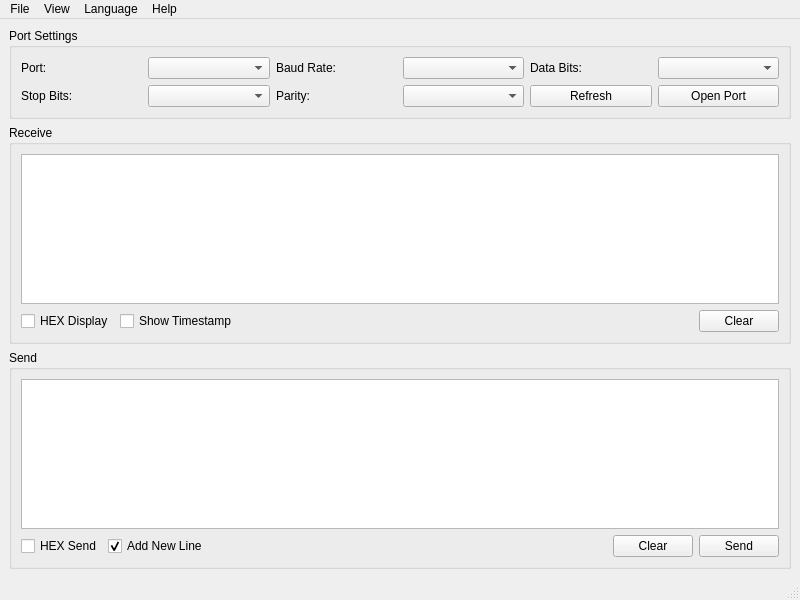
<?xml version="1.0" encoding="UTF-8"?>
<ui version="4.0">
 <class>MainWindow</class>
 <widget class="QMainWindow" name="MainWindow">
  <property name="geometry">
   <rect>
    <x>0</x>
    <y>0</y>
    <width>800</width>
    <height>600</height>
   </rect>
  </property>
  <property name="windowTitle">
   <string>Serial Port Debugger</string>
  </property>
  <widget class="QWidget" name="centralwidget">
   <layout class="QVBoxLayout" name="verticalLayout">
    <item>
     <widget class="QGroupBox" name="groupBox">
      <property name="title">
       <string>Port Settings</string>
      </property>
      <layout class="QGridLayout" name="gridLayout">
       <item row="0" column="0">
        <widget class="QLabel" name="label">
         <property name="text">
          <string>Port:</string>
         </property>
        </widget>
       </item>
       <item row="0" column="1">
        <widget class="QComboBox" name="portCombo">
         <property name="minimumWidth">
          <number>150</number>
         </property>
        </widget>
       </item>
       <item row="0" column="2">
        <widget class="QLabel" name="label_2">
         <property name="text">
          <string>Baud Rate:</string>
         </property>
        </widget>
       </item>
       <item row="0" column="3">
        <widget class="QComboBox" name="baudRateCombo"/>
       </item>
       <item row="0" column="4">
        <widget class="QLabel" name="label_3">
         <property name="text">
          <string>Data Bits:</string>
         </property>
        </widget>
       </item>
       <item row="0" column="5">
        <widget class="QComboBox" name="dataBitsCombo"/>
       </item>
       <item row="1" column="0">
        <widget class="QLabel" name="label_4">
         <property name="text">
          <string>Stop Bits:</string>
         </property>
        </widget>
       </item>
       <item row="1" column="1">
        <widget class="QComboBox" name="stopBitsCombo"/>
       </item>
       <item row="1" column="2">
        <widget class="QLabel" name="label_5">
         <property name="text">
          <string>Parity:</string>
         </property>
        </widget>
       </item>
       <item row="1" column="3">
        <widget class="QComboBox" name="parityCombo"/>
       </item>
       <item row="1" column="4" colspan="1">
        <widget class="QPushButton" name="refreshButton">
         <property name="text">
          <string>Refresh</string>
         </property>
        </widget>
       </item>
       <item row="1" column="5" colspan="1">
        <widget class="QPushButton" name="openButton">
         <property name="text">
          <string>Open Port</string>
         </property>
        </widget>
       </item>
      </layout>
     </widget>
    </item>
    <item>
     <widget class="QGroupBox" name="groupBox_2">
      <property name="title">
       <string>Receive</string>
      </property>
      <layout class="QVBoxLayout" name="verticalLayout_2">
       <item>
        <widget class="QTextEdit" name="receiveText">
         <property name="readOnly">
          <bool>true</bool>
         </property>
         <property name="lineWrapMode">
          <enum>QTextEdit::WidgetWidth</enum>
         </property>
        </widget>
       </item>
       <item>
        <layout class="QHBoxLayout" name="horizontalLayout_2">
         <item>
          <widget class="QCheckBox" name="hexReceiveCheck">
           <property name="text">
            <string>HEX Display</string>
           </property>
          </widget>
         </item>
         <item>
          <widget class="QCheckBox" name="timestampCheck">
           <property name="text">
            <string>Show Timestamp</string>
           </property>
          </widget>
         </item>
         <item>
          <spacer name="horizontalSpacer_2">
           <property name="orientation">
            <enum>Qt::Horizontal</enum>
           </property>
           <property name="sizeHint" stdset="0">
            <size>
             <width>40</width>
             <height>20</height>
            </size>
           </property>
          </spacer>
         </item>
         <item>
          <widget class="QPushButton" name="clearReceiveButton">
           <property name="text">
            <string>Clear</string>
           </property>
          </widget>
         </item>
        </layout>
       </item>
      </layout>
     </widget>
    </item>
    <item>
     <widget class="QGroupBox" name="groupBox_3">
      <property name="title">
       <string>Send</string>
      </property>
      <layout class="QVBoxLayout" name="verticalLayout_3">
       <item>
        <widget class="QTextEdit" name="sendText">
         <property name="maximumHeight">
          <number>100</number>
         </property>
        </widget>
       </item>
       <item>
        <layout class="QHBoxLayout" name="horizontalLayout_3">
         <item>
          <widget class="QCheckBox" name="hexSendCheck">
           <property name="text">
            <string>HEX Send</string>
           </property>
          </widget>
         </item>
         <item>
          <widget class="QCheckBox" name="sendNewLineCheck">
           <property name="text">
            <string>Add New Line</string>
           </property>
           <property name="checked">
            <bool>true</bool>
           </property>
          </widget>
         </item>
         <item>
          <spacer name="horizontalSpacer_3">
           <property name="orientation">
            <enum>Qt::Horizontal</enum>
           </property>
           <property name="sizeHint" stdset="0">
            <size>
             <width>40</width>
             <height>20</height>
            </size>
           </property>
          </spacer>
         </item>
         <item>
          <widget class="QPushButton" name="clearSendButton">
           <property name="text">
            <string>Clear</string>
           </property>
          </widget>
         </item>
         <item>
          <widget class="QPushButton" name="sendButton">
           <property name="text">
            <string>Send</string>
           </property>
          </widget>
         </item>
        </layout>
       </item>
      </layout>
     </widget>
    </item>
   </layout>
  </widget>
  <widget class="QStatusBar" name="statusbar"/>
  <widget class="QMenuBar" name="menubar">
   <property name="geometry">
    <rect>
     <x>0</x>
     <y>0</y>
     <width>800</width>
     <height>21</height>
    </rect>
   </property>
   <widget class="QMenu" name="menuFile">
    <property name="title">
     <string>File</string>
    </property>
    <addaction name="actionSaveReceive"/>
    <addaction name="actionSaveSend"/>
    <addaction name="separator"/>
    <addaction name="actionExit"/>
   </widget>
   <widget class="QMenu" name="menuView">
    <property name="title">
     <string>View</string>
    </property>
    <addaction name="actionClearAll"/>
   </widget>
   <widget class="QMenu" name="menuLanguage">
    <property name="title">
     <string>Language</string>
    </property>
    <addaction name="actionEnglish"/>
    <addaction name="actionChinese"/>
    <addaction name="actionJapanese"/>
    <addaction name="actionGerman"/>
    <addaction name="actionFrench"/>
   </widget>
   <widget class="QMenu" name="menuHelp">
    <property name="title">
     <string>Help</string>
    </property>
    <addaction name="actionAbout"/>
   </widget>
   <addaction name="menuFile"/>
   <addaction name="menuView"/>
   <addaction name="menuLanguage"/>
   <addaction name="menuHelp"/>
  </widget>
  <action name="actionSaveReceive">
   <property name="text">
    <string>Save Received Data...</string>
   </property>
  </action>
  <action name="actionSaveSend">
   <property name="text">
    <string>Save Send Data...</string>
   </property>
  </action>
  <action name="actionExit">
   <property name="text">
    <string>Exit</string>
   </property>
  </action>
  <action name="actionClearAll">
   <property name="text">
    <string>Clear All</string>
   </property>
  </action>
  <action name="actionEnglish">
   <property name="checkable">
    <bool>true</bool>
   </property>
   <property name="text">
    <string>English</string>
   </property>
  </action>
  <action name="actionChinese">
   <property name="checkable">
    <bool>true</bool>
   </property>
   <property name="text">
    <string>中文</string>
   </property>
  </action>
  <action name="actionJapanese">
   <property name="checkable">
    <bool>true</bool>
   </property>
   <property name="text">
    <string>日本語</string>
   </property>
  </action>
  <action name="actionGerman">
   <property name="checkable">
    <bool>true</bool>
   </property>
   <property name="text">
    <string>Deutsch</string>
   </property>
  </action>
  <action name="actionFrench">
   <property name="checkable">
    <bool>true</bool>
   </property>
   <property name="text">
    <string>Français</string>
   </property>
  </action>
  <action name="actionAbout">
   <property name="text">
    <string>About</string>
   </property>
  </action>
 </widget>
 <resources/>
 <connections/>
</ui>
